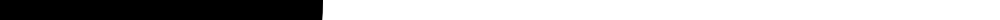
Frame 1 (no input)
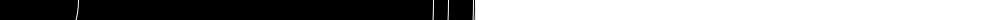
Frame 60 (the mouse pressed at the canvas centre just before this capture)
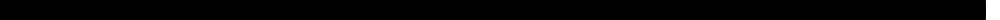
Frame 120 (the mouse held since frame 60 and released just before this capture)

The Processing sketch that drew these frames (run headless with seeded random() and noise(); from frame 60 on, the mouse is pressed at the canvas centre):

// Processing sketch: processing_159504
// ── processing_159504.pde

void setup() {
  size(1000, 20) ;
  background(255);
  smooth() ;
}
 
void draw() {
  if (mousePressed) {
  
    fill(0) ;
    stroke(0);
  } else {
    fill (0) ;
    stroke(255);
  }
    
    float carro=random(1000);
  ellipse(mouseX,mouseY,carro,carro);
   
}
